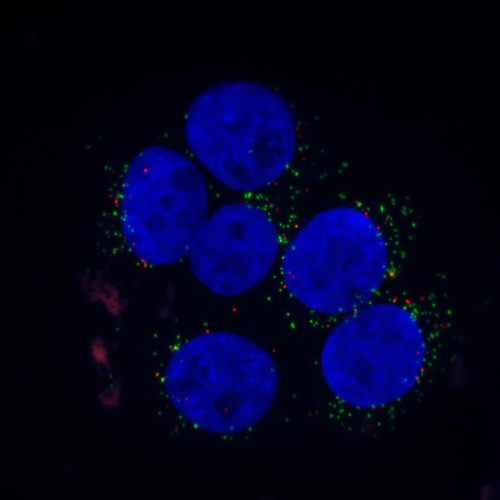
%> input picture lab_5/C9minpeps2.bmp, 1000 x 1000 px (shown at 1/2 size)
$ octave DemoA.m   (GNU Octave 9; MATLAB toolbox functions it lacks are replaced by stand-ins)
%> lines starting %> are read from the running program, lines starting %| are printed output that depends on the picture; in (x1, y1, x2, y2) boxes, pixels count from 0 and x2, y2 are one past the last pixel; in counts of white or black regions, pixels touching at a corner belong together; the program's own positions count from 1
### lab_5/mid_way.m
function outT = mid_way(histo, startT)
% Calculates a threshold value from a histogram using the mid-way method.
%
% histo: A 1D array histogram.
% The histogram bins must correspond to gray value 0, 1, 2,...
% startT: start threshold
% outT: the calculated threshold (integer)
%
% Programmed by Maria Magnusson 2018-08

num = length(histo);
t0 = floor(startT);
t1 = t0;
t0 = t1+2; % cannot be the same when entering the loop

% Calculate the threshold
%------------------------
while abs(t0-t1) > 0.5

  t0 = t1;

  % Calculate mean for the lower part of the histogram
  %---------------------------------------------------
  lowersum1 = sum(histo(1:t0+1).*[0:t0]);
  lowersum2 = sum(histo(1:t0+1));
  if lowersum2 ~= 0
    mean0 = lowersum1/lowersum2;
  else
    error('Cannot calculate new threshold');
  end;

  % Calculate mean for the upper part of the histogram
  %---------------------------------------------------
  uppersum1 = sum(histo(t0+2:num).*[t0+1:num-1]);
  uppersum2 = sum(histo(t0+2:num));
  if uppersum2 ~= 0
    mean1 = uppersum1/uppersum2;
  else
    error('Cannot calculate new threshold');
  end;

  % Calculate new threshold
  %------------------------
  t1 = floor((mean0+mean1)/2);

end;

outT = t1;

### lab_5/min_error.m
function outT = min_error(histo, startT)

num = length(histo);
p = histo / sum(histo);
t0 = floor(startT);
t1 = t0;
t0 = t1+2; % cannot be the same when entering the loop

% Calculate the threshold
%------------------------
while abs(t0-t1) > 0.5
    t0 = t1;

    % Lower probability
    P0_1= sum(p(1:t0+1));
    P0_2 = sum(p(1:end));
    if P0_2 ~= 0
        P0 = P0_1/P0_2;
    else
        error('Cannot calculate threshold')
    end

    % Upper probability
    P1_1 = sum(p(t0+2:end));
    P1_2 = sum(p(1:end));
    if P1_2 ~= 0
        P1 = P1_1/P1_2;
    else
        error('Cannot calculate threshold')
    end

    % Lower mean
    mu0_1 = sum(p(1:t0+1).*((0:t0)));
    mu0_2 = sum(p(1:t0+1));
    if mu0_2 ~= 0
        mu0 = mu0_1/mu0_2;
    else
        error('Cannot calculate threshold')
    end

    % Upper mean
    mu1_1 = sum(p(t0+2:end).*((t0+1:num-1)));
    mu1_2 = sum(p(t0+2:end));
    if mu1_2 ~= 0
        mu1 = mu1_1/mu1_2;
    else
        error('Cannot calculate threshold')
    end

    % Lower v
    v0_1 = sum(p(1:t0+1).*((0:t0) - mu0).^2);
    v0_2 = sum(p(1:t0+1));
    if v0_2 ~= 0
        v0 = v0_1/v0_2;
    else
        error('Cannot calculate threshold')
    end

    % Upper v
    v1_1 = sum(p(t0+2:end).*((t0+1:num-1) - mu1).^2);
    v1_2 = sum(p(t0+2:end));
    if v1_2 ~= 0
        v1 = v1_1/v1_2;
    else
        error('Cannot calculate threshold')
    end

    c_0 = -2 * log(P0/P1) + log(v0/v1) + (mu0^2)/v0 - (mu1^2)/v1; % T^0
    c_1 = 2*( -(mu0/v0) + (mu1/v1)); % T^1
    c_2 = (v1 - v0)/(v0 * v1); % T^2

    r = roots([c_2 c_1 c_0]);

    if r(1) > mu0 && r(1) < mu1
        t1 = round(r(1));
    else
        t1 = round(r(2));
    end
end

outT = t1-1;

### lab_5/DemoA.m
% ################################
% Cell segmentation, preliminary
% ################################

% Read a color image
% ==================
im1 = double(imread('C9minpeps2.bmp'));
figure(1), imshow(im1/255);
title('Original color image');

% Look at the three colour components RGB
% =======================================
im1r=im1(:,:,1); im1g=im1(:,:,2); im1b=im1(:,:,3);
%> after `im1b=im1(:,:,3)`:
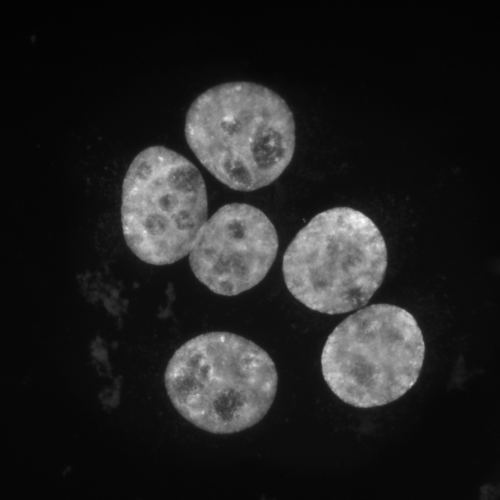
%> im1b: size 1000x1000 double (shown at 1/2 size); min 0, max 255, mean 34.3
im1bSmall = im1(200:800,200:800,3);
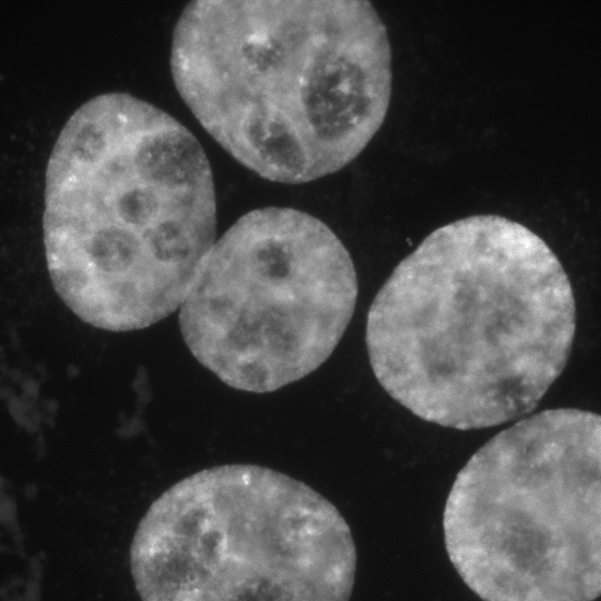
%> im1bSmall: size 601x601 double; min 4, max 255, mean 73.1
% [9 lines of commented-out code are left out]
histo = hist(im1bSmall(:),[0:255]);
%> histo = 256 values, max 15550 at index 16, min 0 at index 1, mean 1410.9
figure(5), stem(histo);
%> after `stem(histo)`:
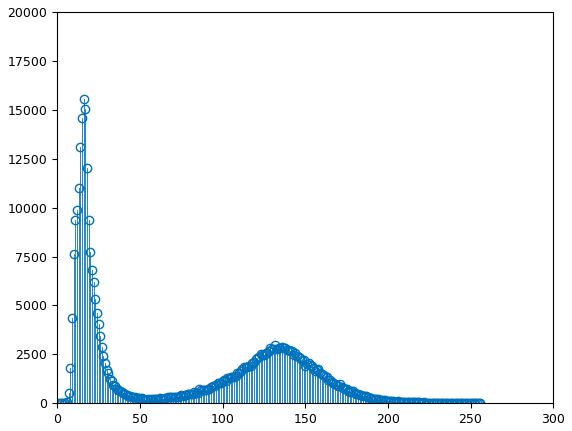
%> figure redrawn from the program's plot data; highest point at x = 16, y = 15550

%% ######################################################################

% Perform thresholding
% ====================
T = mean(mean(im1b));
%> T = 34.26

Tmid = mid_way(histo, T);
%> in mid_way, `t0 = floor(startT);`: t0 = 34
%> in mid_way, `t0 = t1+2;`: t0 = 36
%> the loop in mid_way, `while abs(t0-t1) > 0.5` made 4 passes
%> (t0, lowersum1, lowersum2, mean0, uppersum1, uppersum2, mean1, t1) on passes 1 to 4: (34, 2923011, 177206, 16.49, 23479240, 183995, 127.6, 72), (72, 3542774, 189408, 18.7, 22859477, 171793, 133.1, 75), (75, 3629003, 190573, 19.04, 22773248, 170628, 133.5, 76), (76, 3661987, 191007, 19.17, 22740264, 170194, 133.6, 76)
%> in mid_way, `outT = t1;`: outT = 76
%> Tmid = 76
Tmin = min_error(histo, Tmid);
%> in min_error, `p = histo / sum(histo);`: p = 256 values, max 0.0431 at index 16, min 0 at index 1, mean 0.00391
%> in min_error, `t0 = t1+2;`: t0 = 78
%> the loop in min_error, `while abs(t0-t1) > 0.5` made 6 passes
%> (t0, P0_1, P0, P1_1, P1, mu0_1, mu0_2, mu0) on passes 1 to 6: (76, 0.529, 0.529, 0.471, 0.471, 10.14, 0.529, 19.17), (57, 0.513, 0.513, 0.487, 0.487, 9.05, 0.513, 17.64), (45, 0.505, 0.505, 0.495, 0.495, 8.67, 0.505, 17.16), (41, 0.502, 0.502, 0.498, 0.498, 8.51, 0.502, 16.96), (39, 0.499, 0.499, 0.501, 0.501, 8.41, 0.499, 16.85), (38, 0.498, 0.498, 0.502, 0.502, 8.36, 0.498, 16.78)
%> in min_error, `outT = t1-1;`: outT = 37
%> Tmin = 37

im1bT = im1b > Tmin;
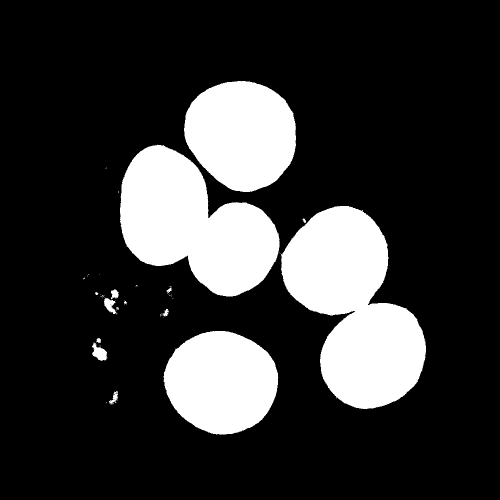
%> im1bT: size 1000x1000 logical (shown at 1/2 size); 20.5% white; 48 white regions (34 under 20 px), largest, box (x1, y1, x2, y2) and area: (561, 412, 852, 818) 70162, (240, 289, 559, 593) 58655, (368, 162, 592, 384) 38272
figure(6), imagesc(im1bT), axis image, colormap(gray), colorbar;
title('After thresholding');

% Perform opening
% ===============
im1bTmorph = bwareaopen(im1bT, 800); % automate P value?
%> im1bTmorph: size 1000x1000 logical; 20.4% white; 4 white regions, box (x1, y1, x2, y2) and area: (561, 412, 852, 818) 70162, (240, 289, 559, 593) 58655, (368, 162, 592, 384) 38272, (327, 662, 557, 869) 36458
figure(7), imagesc(im1bTmorph), axis image, colormap(gray), colorbar;
title('After morphological processing');

%% ######################################################################

% Compute the distance transform within the cells
% ===============================================
bw = im1bTmorph;
D = bwdist(~bw);
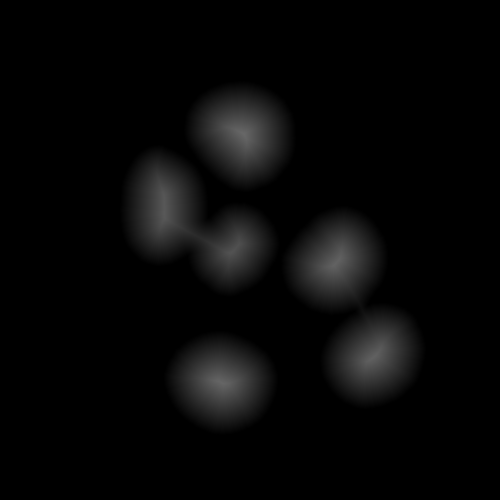
%> D: size 1000x1000 single (shown at 1/2 size); min 0, max 103.6, mean 7.1
% figure(8), imagesc(D); axis image, colormap(jet), colorbar;
% title('Distance transform of ~bw');
% colormap(jet), colorbar;

% Multiply the distance transform with -1
% and set pixels outside to the min-value.
% This is the desired landscape.
% ========================================
Dinv = -D;
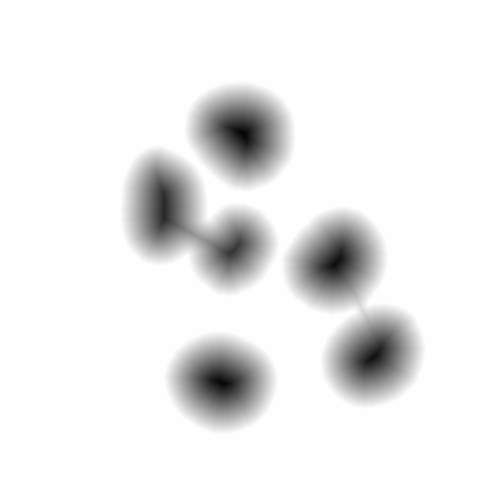
%> Dinv: size 1000x1000 single (shown at 1/2 size); min -103.6, max 0, mean -7.06; drawn with min black and max white
Dinv(~bw) = min(min(Dinv));
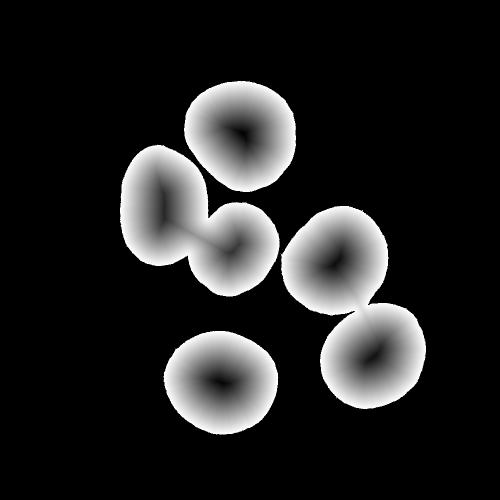
%> Dinv: size 1000x1000 single (shown at 1/2 size); min -103.6, max -1, mean -89.56; drawn with min black and max white
% figure(9), imagesc(Dinv), axis image, colormap(jet), colorbar;
% title('Landscape 1');
% colormap(jet), colorbar;
